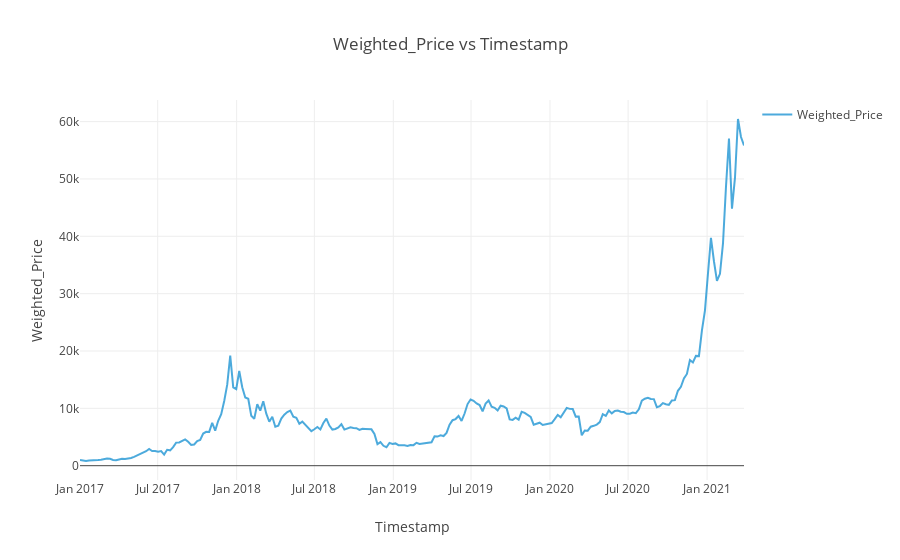

Notebook code cell kept with this figure:
### Code cell
fig = result.timeseries.plot()
fig.show()

### Figure 1 — Plotly figure (JSON) as saved in the notebook; plotly's stock layout.template omitted (floating-point values rounded to 4 significant figures; data arrays with more than 128 entries replaced by an {"elided": "..."} marker saying what was removed)
{"data": [{"line": {"color": "rgb(32, 149, 212)"}, "mode": "lines", "name": "Weighted_Price", "opacity": 0.8, "type": "scatter", "uid": "9b9629e0-aabf-4022-9a3c-77a9b6e751a9", "x": {"elided": "222 str values"}, "y": {"elided": "222 float values"}}], "layout": {"legend": {"traceorder": "reversed"}, "showlegend": true, "title": {"text": "Weighted_Price vs Timestamp"}, "xaxis": {"title": {"text": "Timestamp"}}, "yaxis": {"title": {"text": "Weighted_Price"}}}}
